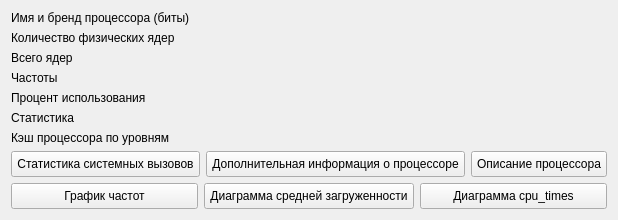
          <widget class="QWidget" name="tab_4">
           <attribute name="title">
            <string>Процессор</string>
           </attribute>
           <layout class="QVBoxLayout" name="verticalLayout_5">
            <item>
             <widget class="QLabel" name="label_6">
              <property name="text">
               <string>Имя и бренд процессора (биты)</string>
              </property>
             </widget>
            </item>
            <item>
             <widget class="QLabel" name="label_7">
              <property name="text">
               <string>Количество физических ядер</string>
              </property>
             </widget>
            </item>
            <item>
             <widget class="QLabel" name="label_10">
              <property name="text">
               <string>Всего ядер</string>
              </property>
             </widget>
            </item>
            <item>
             <widget class="QLabel" name="label_12">
              <property name="text">
               <string>Частоты</string>
              </property>
             </widget>
            </item>
            <item>
             <widget class="QLabel" name="label_9">
              <property name="text">
               <string>Процент использования</string>
              </property>
             </widget>
            </item>
            <item>
             <widget class="QLabel" name="label_11">
              <property name="text">
               <string>Статистика</string>
              </property>
             </widget>
            </item>
            <item>
             <widget class="QLabel" name="label_8">
              <property name="text">
               <string>Кэш процессора по уровням</string>
              </property>
             </widget>
            </item>
            <item>
             <layout class="QHBoxLayout" name="horizontalLayout_2">
              <item>
               <widget class="QPushButton" name="pushButton_5">
                <property name="styleSheet">
                 <string notr="true">padding: 5px;</string>
                </property>
                <property name="text">
                 <string>Статистика системных вызовов</string>
                </property>
               </widget>
              </item>
              <item>
               <widget class="QPushButton" name="pushButton_4">
                <property name="styleSheet">
                 <string notr="true">padding: 5px;</string>
                </property>
                <property name="text">
                 <string>Дополнительная информация о процессоре</string>
                </property>
               </widget>
              </item>
              <item>
               <widget class="QPushButton" name="pushButton_6">
                <property name="styleSheet">
                 <string notr="true">padding: 5px;</string>
                </property>
                <property name="text">
                 <string>Описание процессора</string>
                </property>
               </widget>
              </item>
             </layout>
            </item>
            <item>
             <layout class="QHBoxLayout" name="horizontalLayout">
              <item>
               <widget class="QPushButton" name="pushButton">
                <property name="styleSheet">
                 <string notr="true">padding: 5px;</string>
                </property>
                <property name="text">
                 <string>График частот</string>
                </property>
               </widget>
              </item>
              <item>
               <widget class="QPushButton" name="pushButton_2">
                <property name="styleSheet">
                 <string notr="true">padding: 5px;</string>
                </property>
                <property name="text">
                 <string>Диаграмма средней загруженности</string>
                </property>
               </widget>
              </item>
              <item>
               <widget class="QPushButton" name="pushButton_3">
                <property name="styleSheet">
                 <string notr="true">padding: 5px;</string>
                </property>
                <property name="text">
                 <string>Диаграмма cpu_times</string>
                </property>
               </widget>
              </item>
             </layout>
            </item>
           </layout>
          </widget>
